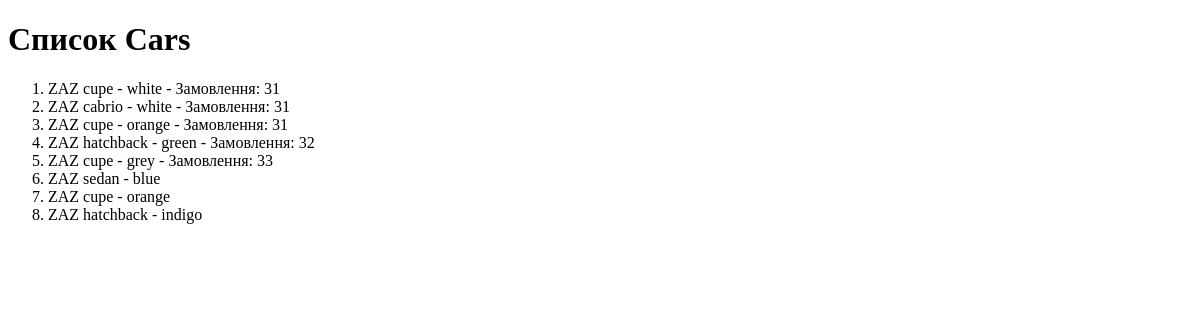
Before: /car_list with the older database file.
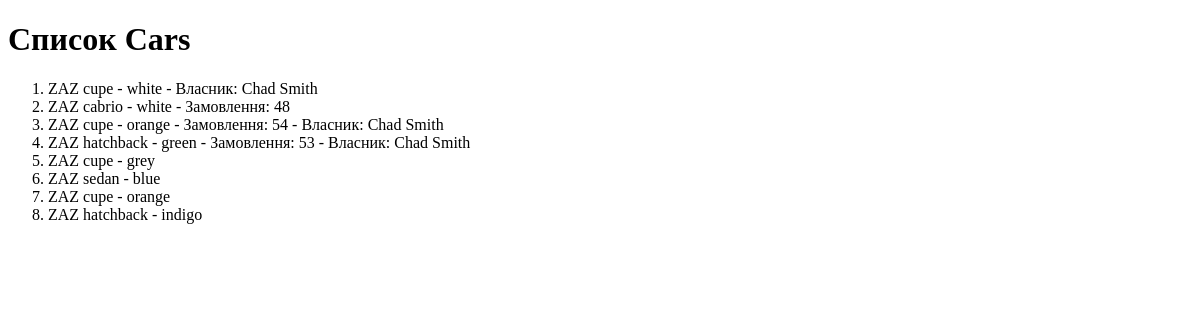
After: the same page with the newer database file.
### order_creator/models.py (models this page shows, shortened)
class Car(models.Model):
    car_type = models.ForeignKey(CarType, on_delete=models.CASCADE)
    color = models.CharField(max_length=50)
    year = models.IntegerField()
    blocked_by_order = models.ForeignKey(
        "Order",
        on_delete=models.SET_NULL,
        null=True,
        related_name="reserved_cars",
    )
    owner = models.ForeignKey(
        Client, on_delete=models.SET_NULL, null=True, related_name="cars"
    )
    order = models.ForeignKey("Order", null=True, on_delete=models.SET_NULL)
    def __str__(self):
        try:
            licence_str = f"Номер: {self.licence}"
        except AttributeError:
            licence_str = ""
        owner = f"Власник: {self.owner}" if self.owner else ""
        order = f"{self.blocked_by_order}" if self.blocked_by_order else ""
        arguments = [
            str(arg)
            for arg in [self.car_type, self.color, order, owner, licence_str]
            if arg
        ]
        return " - ".join(arguments)

class Order(models.Model):
    client = models.ForeignKey(Client, on_delete=models.CASCADE,
                               related_name="orders")
    dealership = models.ForeignKey(
        Dealership, on_delete=models.CASCADE, related_name="orders"
    )
    is_paid = models.BooleanField(default=False)
    def __str__(self):
        return f"Замовлення: {self.id}"

class CarType(models.Model):
    name = models.CharField(max_length=50)
    brand = models.CharField(max_length=50)
    price = models.PositiveIntegerField()
    def __str__(self):
        return f"{self.brand} {self.name}"

class Client(models.Model):
    name = models.CharField(max_length=50)
    email = models.EmailField(max_length=254)
    phone = models.CharField(max_length=20)
    def __str__(self):
        return self.name

### order_creator/views.py (the view)
# urls.py: path("car_list", car_list, name="car_list"),
def car_list(request):
    cars = Car.objects.all()
    return render(request, "list.html", {"elements": cars, "list_name": "Cars"})

### templates/list.html (shortened to what this page needs)
{% extends "base.html" %}
{% block content %}
    <h1>Список {{ list_name }}</h1>
    <ol>
        {% for element in elements %}
            <li>{{ element }}</li>
        {% endfor %}
    </ol>
{% endblock %}

Changed rows visible on the page:
changed Car: id+owner+blocked_by_order "ZAZ cupe - white - Замовлення: 31" → "ZAZ cupe - white - Власник: Chad Smith"
changed Car: id+owner+blocked_by_order "ZAZ cabrio - white - Замовлення: 31" → "ZAZ cabrio - white - Замовлення: 48"
changed Car: id+owner+blocked_by_order "ZAZ cupe - orange - Замовлення: 31" → "ZAZ cupe - orange - Замовлення: 54 - Власник: Chad Smith"
changed Car: id+owner+blocked_by_order "ZAZ hatchback - green - Замовлення: 32" → "ZAZ hatchback - green - Замовлення: 53 - Власник: Chad Smith"
changed Car: id+owner+blocked_by_order "ZAZ cupe - grey - Замовлення: 33" → "ZAZ cupe - grey"
